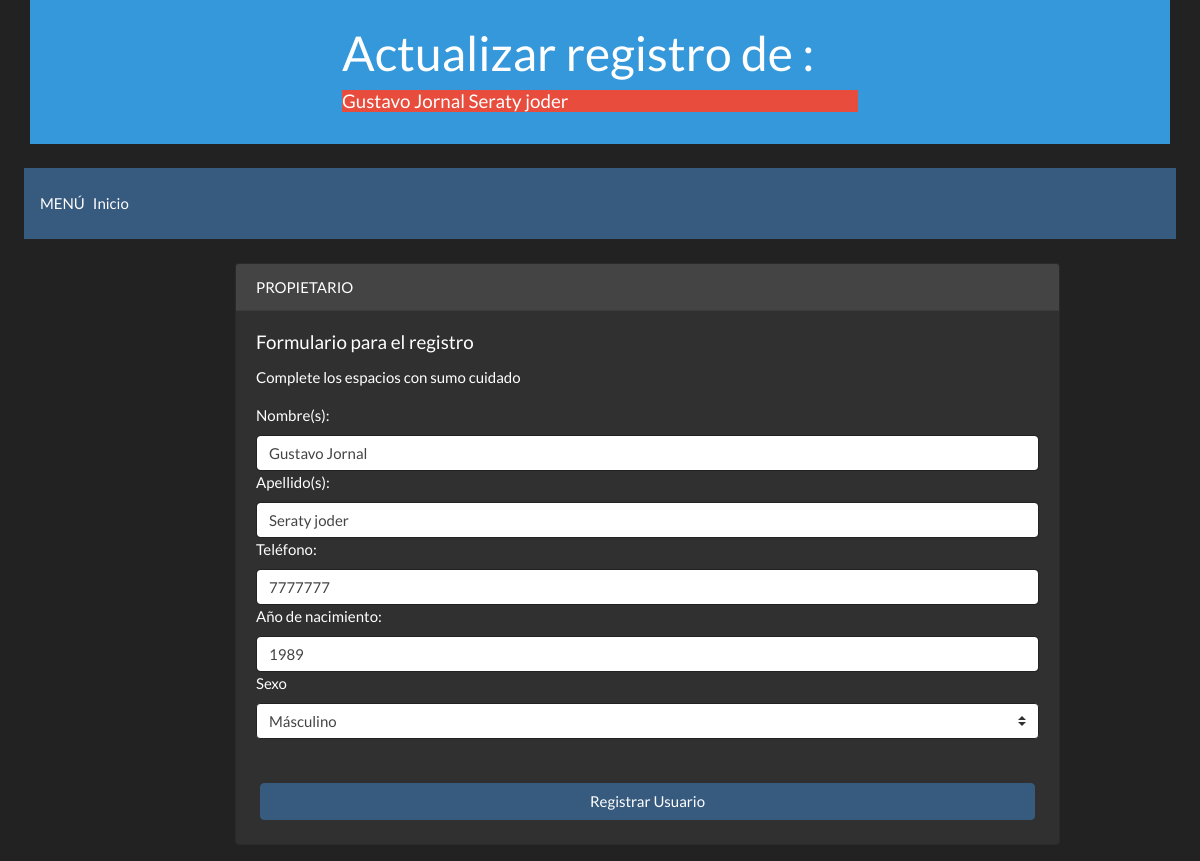
The app's page /actu/5 with its own data.
### app.py (models this page shows)
class tbpropietario(db.Model):
    idpropietario = db.Column(db.Integer,primary_key=True)
    nombre = db.Column(db.String(50))
    apellido = db.Column(db.String(50))
    telefono = db.Column(db.Integer)
    anio = db.Column(db.Integer)
    sexo = db.Column(db.String(5))

### app.py (the view)
@app.route('/actu/<idprop>')
def actuaUsua(idprop):
    propie = tbpropietario.query.filter_by(idpropietario = int(idprop)).first()
    db.session.commit()
    return render_template('actualizaru.html',propietario = propie)

### templates/actualizaru.html (shortened to what this page needs)
<!DOCTYPE html>
<html lang="en">
<head>
    <link rel="stylesheet" href="https://stackpath.bootstrapcdn.com/bootswatch/4.3.1/darkly/bootstrap.min.css">
</head>
<body>
        <header class="container">
                <div class="display-4 row justify-content-center p-4 cabecera bg-info">
                    <div class="col-md-6">
                        <h1>Actualizar registro de :</h1>
                        <h5 class="bg-danger">
                            {{propietario.nombre}}
                            {{propietario.apellido}}
                        </h5>
                    </div>
                </div>
        </header>
        <div class="bs-docs-section clearfix">
            <div class="bs-component">
                <nav class="navbar navbar-expand-lg navbar-dark bg-primary m-4">
                        MENÚ
                        <div class="collapse navbar-collapse" id="navbarColor01">
                        <ul class="navbar-nav mr-auto">
                            <li class="nav-item   active  ">
                            <a class="nav-link" href="/"> Inicio <span class="sr-only">(current)</span></a>
                            </li>
                        </ul>
                        </div>
                </nav>
            </div>
        </div>
        <div class="container">
            <form class="form-group" action="/actualizarprop" method="POST">
                <div class="row">
                    <div class="col-auto col-sm-9 col-md-9 offset-md-2">
                        <div class="card">
                            <div class="card-header">
                                PROPIETARIO
                            </div>
                            <div class="card-body">
                                <h5 class="card-title">Formulario para el registro</h5>
                                <p class="card-text">Complete los espacios con sumo cuidado</p>
                                <label for="nomb">Nombre(s): </label>
                                <input id="nomb" class="form-control" type="text" name="nomb" placeholder="Ingrese su nombre ej: 'juans'" value="{{propietario.nombre}}">
                                <label for="ape">Apellido(s): </label>
                                <input id="ape" class="form-control" type="text" name="ape" placeholder="Ingrese su apellido ej: 'Perez'" value="{{propietario.apellido}}">
                                <label for="telf">Teléfono: </label>
                                <input id="telf" class="form-control" type="text" name="telf" placeholder="Ingrese su teléfono ej: '70000000'" value="{{propietario.telefono}}">
                                <label for="anio">Año de nacimiento: </label>
                                <input id="anio" class="form-control" type="text" name="anio" placeholder="Ingrese su año de nacido ej: '1989'" value="{{propietario.anio}}">
                                <label for="sxo">Sexo</label>
                                <select name="sxo" id="sxo" class="custom-select" aria-selected="true">
                                    <option value="{{propietario.sexo}}" selected="">{%if propietario.sexo == 'F'%}Fémenino{%else%}Másculino{%endif%}</option>
                                </select>
                            </div>
                            <button type="submit" class="btn btn-primary m-4">Registrar Usuario</button>
                        </div>
                    </div>
                </div>
            </form>
        </div>
</body>
</html>

### records on screen
tbpropietario: nombre "Gustavo Jornal", apellido "Seraty joder", nomb "Gustavo Jornal", ape "Seraty joder", telf "7777777", anio "1989", sxo "Másculino"
